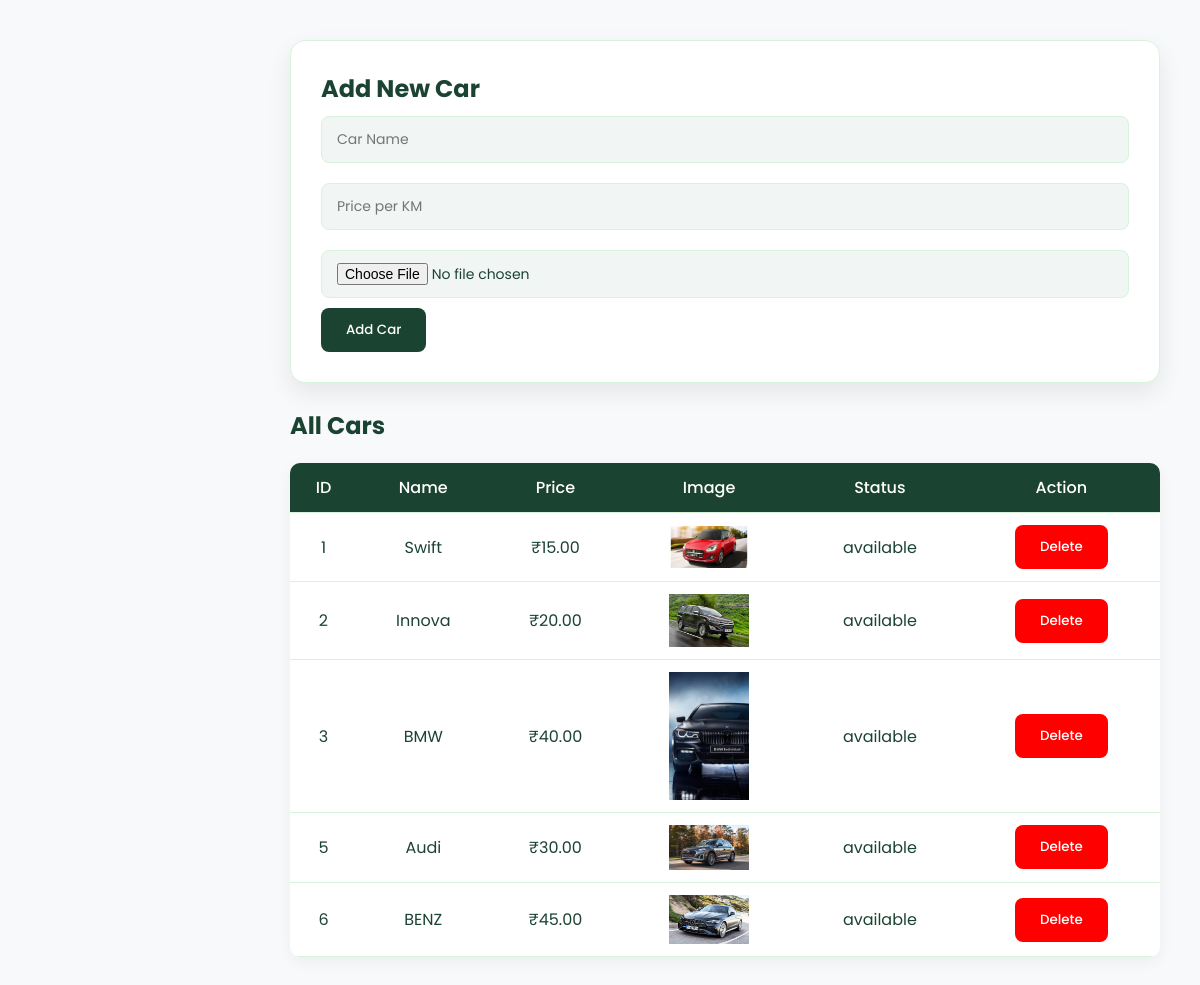
The app's page /admin/manage_cars.php (signed in) with its own data.
### tables this page shows
CREATE TABLE `cars` (
  `id` int(11) NOT NULL,
  `car_name` varchar(100) DEFAULT NULL,
  `price_per_km` decimal(10,2) DEFAULT NULL,
  `status` varchar(50) DEFAULT NULL,
  `image` varchar(255) DEFAULT NULL
);

### admin/manage_cars.php (the view, shortened to what this page needs)
<?php
include '../db.php';
$cars = $conn->query("SELECT * FROM cars");
?>
<link rel="stylesheet" href="../css/style.css">
<div class="content">
<div class="card">
<h2>Add New Car</h2>
<form method="POST" enctype="multipart/form-data">
<input type="text" name="name" placeholder="Car Name" required>
<input type="number" name="price" placeholder="Price per KM" required>
<input type="file" name="image" required>
<button name="add">Add Car</button>
</form>
</div>
<h2>All Cars</h2>
<table>
<tr>
<th>ID</th>
<th>Name</th>
<th>Price</th>
<th>Image</th>
<th>Status</th>
<th>Action</th>
</tr>
<?php while($row=$cars->fetch_assoc()){ ?>
<tr>
<td><?= $row['id'] ?></td>
<td><?= $row['car_name'] ?></td>
<td>₹<?= $row['price_per_km'] ?></td>
<td>
<?php if(!empty($row['image'])){ ?>
<img src="../images/<?= $row['image'] ?>" width="80">
<?php } ?>
</td>
<td><?= $row['status'] ?></td>
<td>
<a href="?delete=<?= $row['id'] ?>"
   onclick="return confirm('Are you sure to delete this car?')">
   <button style="background:red;">Delete</button>
</a>
</td>
</tr>
<?php } ?>
</table>
</div>

### css/style.css (style rules this page uses)
* { margin:0; padding:0; box-sizing:border-box; font-family:'Poppins',sans-serif; }
.content { margin-left:250px; padding:40px; min-height:100vh; }
.card { background:#fff; padding:30px; border-radius:15px; box-shadow:0 10px 25px rgba(0,0,0,0.08); margin-bottom:25px; border:1px solid var(--border); transition:0.3s; }
input,select,textarea { width:100%; padding:12px 15px; margin:10px 0; border:1px solid var(--border); border-radius:8px; background:#f1f5f4; transition:0.3s; font-size:14px; }
button { padding:12px 25px; background:var(--primary); color:#fff; border:none; border-radius:8px; cursor:pointer; font-weight:500; transition:0.3s; }
table { width:100%; border-collapse:collapse; margin-top:20px; background:#fff; border-radius:10px; overflow:hidden; box-shadow:0 5px 15px rgba(0,0,0,0.05); }
th { background:var(--primary); color:#fff; font-weight:500; }
th,td { padding:12px; text-align:center; border-bottom:1px solid var(--border); }

### records on screen
cars: id "1", car_name "Swift", price_per_km "15.00", image (picture), status "available"
cars: id "2", car_name "Innova", price_per_km "20.00", image (picture), status "available"
cars: id "3", car_name "BMW", price_per_km "40.00", image (picture), status "available"
cars: id "5", car_name "Audi", price_per_km "30.00", image (picture), status "available"
cars: id "6", car_name "BENZ", price_per_km "45.00", image (picture), status "available"
